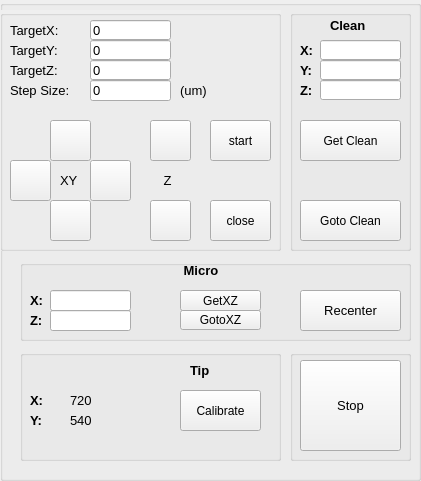
   <widget class="QGroupBox" name="tabs_status">
    <property name="geometry">
     <rect>
      <x>0</x>
      <y>260</y>
      <width>421</width>
      <height>481</height>
     </rect>
    </property>
    <property name="font">
     <font>
      <family>Arial</family>
      <pointsize>10</pointsize>
     </font>
    </property>
    <property name="title">
     <string/>
    </property>
    <property name="alignment">
     <set>Qt::AlignCenter</set>
    </property>
    <widget class="QGroupBox" name="groupBox_action">
     <property name="geometry">
      <rect>
       <x>290</x>
       <y>350</y>
       <width>121</width>
       <height>111</height>
      </rect>
     </property>
     <property name="title">
      <string/>
     </property>
     <widget class="QPushButton" name="stop">
      <property name="geometry">
       <rect>
        <x>10</x>
        <y>10</y>
        <width>101</width>
        <height>91</height>
       </rect>
      </property>
      <property name="font">
       <font>
        <family>Arial</family>
        <pointsize>10</pointsize>
       </font>
      </property>
      <property name="text">
       <string>Stop</string>
      </property>
      <property name="autoExclusive">
       <bool>false</bool>
      </property>
     </widget>
    </widget>
    <widget class="QGroupBox" name="groupBox_action_2">
     <property name="geometry">
      <rect>
       <x>290</x>
       <y>10</y>
       <width>121</width>
       <height>241</height>
      </rect>
     </property>
     <property name="title">
      <string/>
     </property>
     <widget class="QLabel" name="label_84">
      <property name="geometry">
       <rect>
        <x>10</x>
        <y>70</y>
        <width>31</width>
        <height>21</height>
       </rect>
      </property>
      <property name="font">
       <font>
        <family>Arial</family>
        <pointsize>10</pointsize>
        <weight>75</weight>
        <bold>true</bold>
       </font>
      </property>
      <property name="text">
       <string>Z:</string>
      </property>
     </widget>
     <widget class="QLineEdit" name="X_7">
      <property name="geometry">
       <rect>
        <x>30</x>
        <y>30</y>
        <width>81</width>
        <height>20</height>
       </rect>
      </property>
      <property name="font">
       <font>
        <family>Arial</family>
        <pointsize>10</pointsize>
       </font>
      </property>
     </widget>
     <widget class="QPushButton" name="goto_target_2">
      <property name="geometry">
       <rect>
        <x>10</x>
        <y>190</y>
        <width>101</width>
        <height>41</height>
       </rect>
      </property>
      <property name="font">
       <font>
        <family>Arial</family>
        <pointsize>9</pointsize>
       </font>
      </property>
      <property name="cursor">
       <cursorShape>UpArrowCursor</cursorShape>
      </property>
      <property name="contextMenuPolicy">
       <enum>Qt::NoContextMenu</enum>
      </property>
      <property name="layoutDirection">
       <enum>Qt::LeftToRight</enum>
      </property>
      <property name="text">
       <string>Goto Clean</string>
      </property>
     </widget>
     <widget class="QLineEdit" name="X_5">
      <property name="geometry">
       <rect>
        <x>30</x>
        <y>70</y>
        <width>81</width>
        <height>20</height>
       </rect>
      </property>
      <property name="font">
       <font>
        <family>Arial</family>
        <pointsize>10</pointsize>
       </font>
      </property>
     </widget>
     <widget class="QLabel" name="label_83">
      <property name="geometry">
       <rect>
        <x>10</x>
        <y>30</y>
        <width>31</width>
        <height>21</height>
       </rect>
      </property>
      <property name="font">
       <font>
        <family>Arial</family>
        <pointsize>10</pointsize>
        <weight>75</weight>
        <bold>true</bold>
       </font>
      </property>
      <property name="text">
       <string>X:</string>
      </property>
     </widget>
     <widget class="QLineEdit" name="X_6">
      <property name="geometry">
       <rect>
        <x>30</x>
        <y>50</y>
        <width>81</width>
        <height>20</height>
       </rect>
      </property>
      <property name="font">
       <font>
        <family>Arial</family>
        <pointsize>10</pointsize>
       </font>
      </property>
     </widget>
     <widget class="QLabel" name="label_85">
      <property name="geometry">
       <rect>
        <x>10</x>
        <y>50</y>
        <width>20</width>
        <height>21</height>
       </rect>
      </property>
      <property name="font">
       <font>
        <family>Arial</family>
        <pointsize>10</pointsize>
        <weight>75</weight>
        <bold>true</bold>
       </font>
      </property>
      <property name="text">
       <string>Y:</string>
      </property>
     </widget>
     <widget class="QPushButton" name="get_xyz_4">
      <property name="geometry">
       <rect>
        <x>10</x>
        <y>110</y>
        <width>101</width>
        <height>41</height>
       </rect>
      </property>
      <property name="font">
       <font>
        <family>Arial</family>
        <pointsize>9</pointsize>
       </font>
      </property>
      <property name="text">
       <string>Get Clean</string>
      </property>
     </widget>
     <widget class="QLabel" name="label_68">
      <property name="geometry">
       <rect>
        <x>40</x>
        <y>0</y>
        <width>51</width>
        <height>31</height>
       </rect>
      </property>
      <property name="font">
       <font>
        <family>Arial</family>
        <pointsize>10</pointsize>
        <weight>75</weight>
        <bold>true</bold>
       </font>
      </property>
      <property name="text">
       <string>Clean</string>
      </property>
     </widget>
    </widget>
    <widget class="QGroupBox" name="groupBox_action_12">
     <property name="geometry">
      <rect>
       <x>20</x>
       <y>350</y>
       <width>261</width>
       <height>111</height>
      </rect>
     </property>
     <property name="title">
      <string/>
     </property>
     <widget class="QLabel" name="label_61">
      <property name="geometry">
       <rect>
        <x>10</x>
        <y>40</y>
        <width>31</width>
        <height>21</height>
       </rect>
      </property>
      <property name="font">
       <font>
        <family>Arial</family>
        <pointsize>10</pointsize>
        <weight>75</weight>
        <bold>true</bold>
       </font>
      </property>
      <property name="text">
       <string>X:</string>
      </property>
     </widget>
     <widget class="QLabel" name="X_3">
      <property name="geometry">
       <rect>
        <x>50</x>
        <y>40</y>
        <width>51</width>
        <height>21</height>
       </rect>
      </property>
      <property name="text">
       <string>720</string>
      </property>
     </widget>
     <widget class="QPushButton" name="calibrate">
      <property name="geometry">
       <rect>
        <x>160</x>
        <y>40</y>
        <width>81</width>
        <height>41</height>
       </rect>
      </property>
      <property name="font">
       <font>
        <family>Arial</family>
        <pointsize>9</pointsize>
       </font>
      </property>
      <property name="text">
       <string>Calibrate</string>
      </property>
     </widget>
     <widget class="QLabel" name="Y_3">
      <property name="geometry">
       <rect>
        <x>50</x>
        <y>60</y>
        <width>51</width>
        <height>21</height>
       </rect>
      </property>
      <property name="text">
       <string>540</string>
      </property>
     </widget>
     <widget class="QLabel" name="label_60">
      <property name="geometry">
       <rect>
        <x>10</x>
        <y>60</y>
        <width>31</width>
        <height>21</height>
       </rect>
      </property>
      <property name="font">
       <font>
        <family>Arial</family>
        <pointsize>10</pointsize>
        <weight>75</weight>
        <bold>true</bold>
       </font>
      </property>
      <property name="text">
       <string>Y:</string>
      </property>
     </widget>
     <widget class="QLabel" name="label_67">
      <property name="geometry">
       <rect>
        <x>170</x>
        <y>10</y>
        <width>51</width>
        <height>21</height>
       </rect>
      </property>
      <property name="font">
       <font>
        <family>Arial</family>
        <pointsize>10</pointsize>
        <weight>75</weight>
        <bold>true</bold>
       </font>
      </property>
      <property name="text">
       <string>Tip</string>
      </property>
     </widget>
    </widget>
    <widget class="QGroupBox" name="groupBox_action_11">
     <property name="geometry">
      <rect>
       <x>20</x>
       <y>260</y>
       <width>391</width>
       <height>81</height>
      </rect>
     </property>
     <property name="title">
      <string/>
     </property>
     <widget class="QPushButton" name="goto_xz">
      <property name="geometry">
       <rect>
        <x>160</x>
        <y>50</y>
        <width>81</width>
        <height>20</height>
       </rect>
      </property>
      <property name="font">
       <font>
        <family>Arial</family>
        <pointsize>9</pointsize>
       </font>
      </property>
      <property name="text">
       <string>GotoXZ</string>
      </property>
     </widget>
     <widget class="QPushButton" name="get_xz">
      <property name="geometry">
       <rect>
        <x>160</x>
        <y>30</y>
        <width>81</width>
        <height>21</height>
       </rect>
      </property>
      <property name="font">
       <font>
        <family>Arial</family>
        <pointsize>9</pointsize>
       </font>
      </property>
      <property name="text">
       <string>GetXZ</string>
      </property>
     </widget>
     <widget class="QPushButton" name="recenter">
      <property name="geometry">
       <rect>
        <x>280</x>
        <y>30</y>
        <width>101</width>
        <height>41</height>
       </rect>
      </property>
      <property name="text">
       <string>Recenter</string>
      </property>
     </widget>
     <widget class="QLabel" name="label_59">
      <property name="geometry">
       <rect>
        <x>10</x>
        <y>50</y>
        <width>31</width>
        <height>21</height>
       </rect>
      </property>
      <property name="font">
       <font>
        <family>Arial</family>
        <pointsize>10</pointsize>
        <weight>75</weight>
        <bold>true</bold>
       </font>
      </property>
      <property name="text">
       <string>Z:</string>
      </property>
     </widget>
     <widget class="QLineEdit" name="Z_2">
      <property name="geometry">
       <rect>
        <x>30</x>
        <y>50</y>
        <width>81</width>
        <height>21</height>
       </rect>
      </property>
      <property name="font">
       <font>
        <family>Arial</family>
        <pointsize>10</pointsize>
       </font>
      </property>
     </widget>
     <widget class="QLabel" name="label_55">
      <property name="geometry">
       <rect>
        <x>10</x>
        <y>30</y>
        <width>31</width>
        <height>21</height>
       </rect>
      </property>
      <property name="font">
       <font>
        <family>Arial</family>
        <pointsize>10</pointsize>
        <weight>75</weight>
        <bold>true</bold>
       </font>
      </property>
      <property name="text">
       <string>X:</string>
      </property>
     </widget>
     <widget class="QLabel" name="label_66">
      <property name="geometry">
       <rect>
        <x>160</x>
        <y>0</y>
        <width>51</width>
        <height>21</height>
       </rect>
      </property>
      <property name="font">
       <font>
        <family>Arial</family>
        <pointsize>10</pointsize>
        <weight>75</weight>
        <bold>true</bold>
       </font>
      </property>
      <property name="text">
       <string> Micro</string>
      </property>
     </widget>
     <widget class="QLineEdit" name="X_2">
      <property name="geometry">
       <rect>
        <x>30</x>
        <y>30</y>
        <width>81</width>
        <height>21</height>
       </rect>
      </property>
      <property name="font">
       <font>
        <family>Arial</family>
        <pointsize>10</pointsize>
       </font>
      </property>
     </widget>
    </widget>
    <widget class="QGroupBox" name="groupBox_action_7">
     <property name="geometry">
      <rect>
       <x>0</x>
       <y>10</y>
       <width>281</width>
       <height>241</height>
      </rect>
     </property>
     <property name="mouseTracking">
      <bool>true</bool>
     </property>
     <property name="tabletTracking">
      <bool>true</bool>
     </property>
     <property name="focusPolicy">
      <enum>Qt::ClickFocus</enum>
     </property>
     <property name="acceptDrops">
      <bool>true</bool>
     </property>
     <property name="autoFillBackground">
      <bool>true</bool>
     </property>
     <property name="title">
      <string/>
     </property>
     <widget class="QPushButton" name="right">
      <property name="geometry">
       <rect>
        <x>90</x>
        <y>150</y>
        <width>41</width>
        <height>41</height>
       </rect>
      </property>
      <property name="text">
       <string/>
      </property>
      <property name="icon">
       <iconset>
        <normaloff>../../../sign/right.png</normaloff>../../../sign/right.png</iconset>
      </property>
     </widget>
     <widget class="QLabel" name="label_230">
      <property name="geometry">
       <rect>
        <x>160</x>
        <y>160</y>
        <width>21</width>
        <height>20</height>
       </rect>
      </property>
      <property name="font">
       <font>
        <family>Arial</family>
        <pointsize>10</pointsize>
       </font>
      </property>
      <property name="text">
       <string> Z</string>
      </property>
     </widget>
     <widget class="QLineEdit" name="cx">
      <property name="geometry">
       <rect>
        <x>90</x>
        <y>10</y>
        <width>81</width>
        <height>20</height>
       </rect>
      </property>
      <property name="font">
       <font>
        <family>Arial</family>
        <pointsize>10</pointsize>
       </font>
      </property>
      <property name="text">
       <string>0</string>
      </property>
     </widget>
     <widget class="QLabel" name="label_229">
      <property name="geometry">
       <rect>
        <x>60</x>
        <y>160</y>
        <width>21</width>
        <height>21</height>
       </rect>
      </property>
      <property name="font">
       <font>
        <family>Arial</family>
        <pointsize>10</pointsize>
       </font>
      </property>
      <property name="text">
       <string>XY</string>
      </property>
     </widget>
     <widget class="QLineEdit" name="cy">
      <property name="geometry">
       <rect>
        <x>90</x>
        <y>30</y>
        <width>81</width>
        <height>20</height>
       </rect>
      </property>
      <property name="font">
       <font>
        <family>Arial</family>
        <pointsize>10</pointsize>
       </font>
      </property>
      <property name="text">
       <string>0</string>
      </property>
     </widget>
     <widget class="QLineEdit" name="up_loc">
      <property name="geometry">
       <rect>
        <x>90</x>
        <y>70</y>
        <width>81</width>
        <height>21</height>
       </rect>
      </property>
      <property name="font">
       <font>
        <family>Arial</family>
        <pointsize>10</pointsize>
       </font>
      </property>
      <property name="text">
       <string>0</string>
      </property>
     </widget>
     <widget class="QLabel" name="label_92">
      <property name="geometry">
       <rect>
        <x>10</x>
        <y>70</y>
        <width>81</width>
        <height>21</height>
       </rect>
      </property>
      <property name="font">
       <font>
        <family>Arial</family>
        <pointsize>10</pointsize>
       </font>
      </property>
      <property name="text">
       <string>Step Size:</string>
      </property>
     </widget>
     <widget class="QLabel" name="label_91">
      <property name="geometry">
       <rect>
        <x>10</x>
        <y>10</y>
        <width>71</width>
        <height>21</height>
       </rect>
      </property>
      <property name="font">
       <font>
        <family>Arial</family>
        <pointsize>10</pointsize>
       </font>
      </property>
      <property name="text">
       <string>TargetX:</string>
      </property>
     </widget>
     <widget class="QPushButton" name="keyclose">
      <property name="geometry">
       <rect>
        <x>210</x>
        <y>190</y>
        <width>61</width>
        <height>41</height>
       </rect>
      </property>
      <property name="font">
       <font>
        <family>Arial</family>
        <pointsize>9</pointsize>
       </font>
      </property>
      <property name="text">
       <string>close</string>
      </property>
     </widget>
     <widget class="QLineEdit" name="cz">
      <property name="geometry">
       <rect>
        <x>90</x>
        <y>50</y>
        <width>81</width>
        <height>20</height>
       </rect>
      </property>
      <property name="font">
       <font>
        <family>Arial</family>
        <pointsize>10</pointsize>
       </font>
      </property>
      <property name="text">
       <string>0</string>
      </property>
     </widget>
     <widget class="QPushButton" name="keystart">
      <property name="geometry">
       <rect>
        <x>210</x>
        <y>110</y>
        <width>61</width>
        <height>41</height>
       </rect>
      </property>
      <property name="font">
       <font>
        <family>Arial</family>
        <pointsize>9</pointsize>
       </font>
      </property>
      <property name="text">
       <string>start</string>
      </property>
     </widget>
     <widget class="QPushButton" name="up_1">
      <property name="geometry">
       <rect>
        <x>150</x>
        <y>110</y>
        <width>41</width>
        <height>41</height>
       </rect>
      </property>
      <property name="text">
       <string/>
      </property>
      <property name="icon">
       <iconset>
        <normaloff>../../../sign/up.png</normaloff>../../../sign/up.png</iconset>
      </property>
     </widget>
     <widget class="QPushButton" name="left">
      <property name="geometry">
       <rect>
        <x>10</x>
        <y>150</y>
        <width>41</width>
        <height>41</height>
       </rect>
      </property>
      <property name="mouseTracking">
       <bool>false</bool>
      </property>
      <property name="tabletTracking">
       <bool>true</bool>
      </property>
      <property name="text">
       <string/>
      </property>
      <property name="icon">
       <iconset>
        <normaloff>../../../sign/left.png</normaloff>../../../sign/left.png</iconset>
      </property>
     </widget>
     <widget class="QLabel" name="label_90">
      <property name="geometry">
       <rect>
        <x>10</x>
        <y>30</y>
        <width>71</width>
        <height>21</height>
       </rect>
      </property>
      <property name="font">
       <font>
        <family>Arial</family>
        <pointsize>10</pointsize>
       </font>
      </property>
      <property name="text">
       <string>TargetY:</string>
      </property>
     </widget>
     <widget class="QPushButton" name="down_1">
      <property name="geometry">
       <rect>
        <x>150</x>
        <y>190</y>
        <width>41</width>
        <height>41</height>
       </rect>
      </property>
      <property name="text">
       <string/>
      </property>
      <property name="icon">
       <iconset>
        <normaloff>../../../sign/down.png</normaloff>../../../sign/down.png</iconset>
      </property>
     </widget>
     <widget class="QPushButton" name="up">
      <property name="geometry">
       <rect>
        <x>50</x>
        <y>110</y>
        <width>41</width>
        <height>41</height>
       </rect>
      </property>
      <property name="text">
       <string/>
      </property>
      <property name="icon">
       <iconset>
        <normaloff>../../../sign/up.png</normaloff>../../../sign/up.png</iconset>
      </property>
     </widget>
     <widget class="QLabel" name="label_231">
      <property name="geometry">
       <rect>
        <x>180</x>
        <y>70</y>
        <width>41</width>
        <height>21</height>
       </rect>
      </property>
      <property name="font">
       <font>
        <family>Arial</family>
        <pointsize>10</pointsize>
       </font>
      </property>
      <property name="text">
       <string>(um)</string>
      </property>
     </widget>
     <widget class="QPushButton" name="down">
      <property name="geometry">
       <rect>
        <x>50</x>
        <y>190</y>
        <width>41</width>
        <height>41</height>
       </rect>
      </property>
      <property name="text">
       <string/>
      </property>
      <property name="icon">
       <iconset>
        <normaloff>../../../sign/down.png</normaloff>../../../sign/down.png</iconset>
      </property>
     </widget>
     <widget class="QLabel" name="label_89">
      <property name="geometry">
       <rect>
        <x>10</x>
        <y>50</y>
        <width>71</width>
        <height>21</height>
       </rect>
      </property>
      <property name="font">
       <font>
        <family>Arial</family>
        <pointsize>10</pointsize>
       </font>
      </property>
      <property name="text">
       <string>TargetZ:</string>
      </property>
     </widget>
    </widget>
   </widget>
